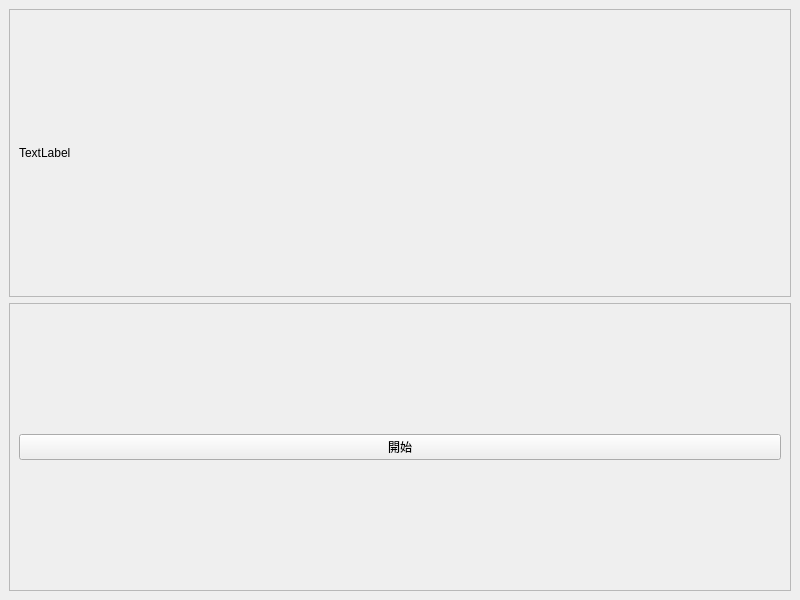
<?xml version="1.0" encoding="UTF-8"?>
<ui version="4.0">
 <class>MainWindow</class>
 <widget class="QMainWindow" name="MainWindow">
  <property name="geometry">
   <rect>
    <x>0</x>
    <y>0</y>
    <width>800</width>
    <height>600</height>
   </rect>
  </property>
  <property name="windowTitle">
   <string>MainWindow</string>
  </property>
  <widget class="QWidget" name="centralwidget">
   <layout class="QVBoxLayout" name="verticalLayout">
    <item>
     <widget class="QFrame" name="frame">
      <property name="frameShape">
       <enum>QFrame::StyledPanel</enum>
      </property>
      <property name="frameShadow">
       <enum>QFrame::Sunken</enum>
      </property>
      <layout class="QHBoxLayout" name="horizontalLayout_2">
       <item>
        <widget class="QLabel" name="lbl">
         <property name="text">
          <string>TextLabel</string>
         </property>
        </widget>
       </item>
      </layout>
     </widget>
    </item>
    <item>
     <widget class="QFrame" name="frame_2">
      <property name="frameShape">
       <enum>QFrame::StyledPanel</enum>
      </property>
      <property name="frameShadow">
       <enum>QFrame::Sunken</enum>
      </property>
      <layout class="QHBoxLayout" name="horizontalLayout">
       <item>
        <widget class="QPushButton" name="btn">
         <property name="text">
          <string>開始</string>
         </property>
        </widget>
       </item>
      </layout>
     </widget>
    </item>
   </layout>
  </widget>
 </widget>
 <resources/>
 <connections/>
</ui>
